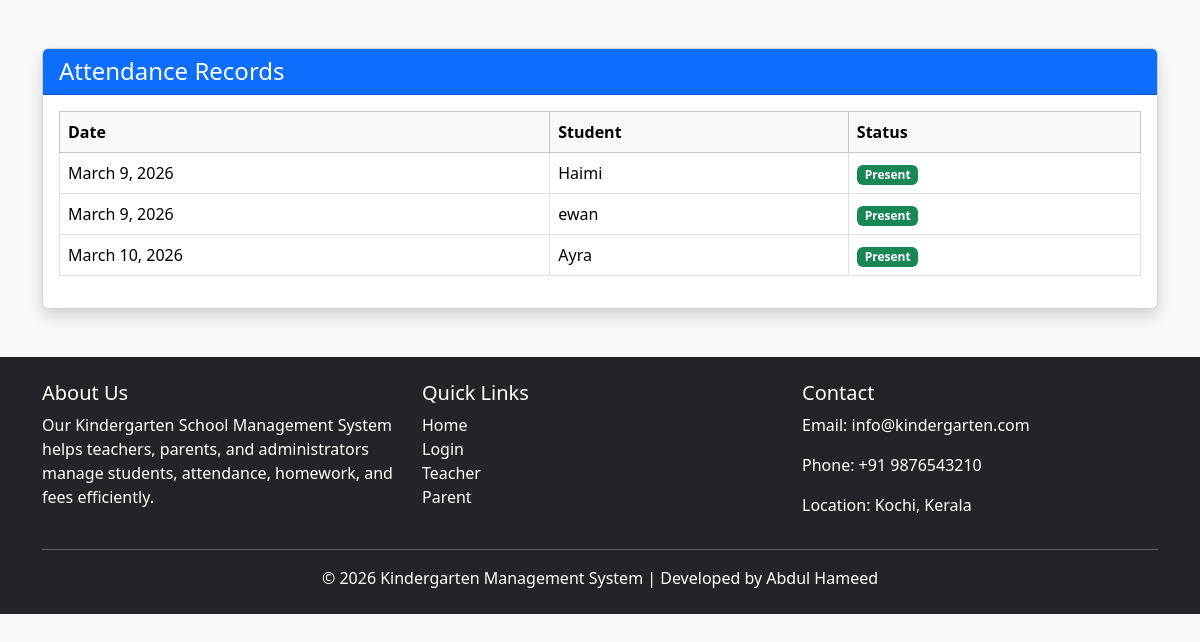
Before: /parent/attendance/ (signed in) with the older database file.
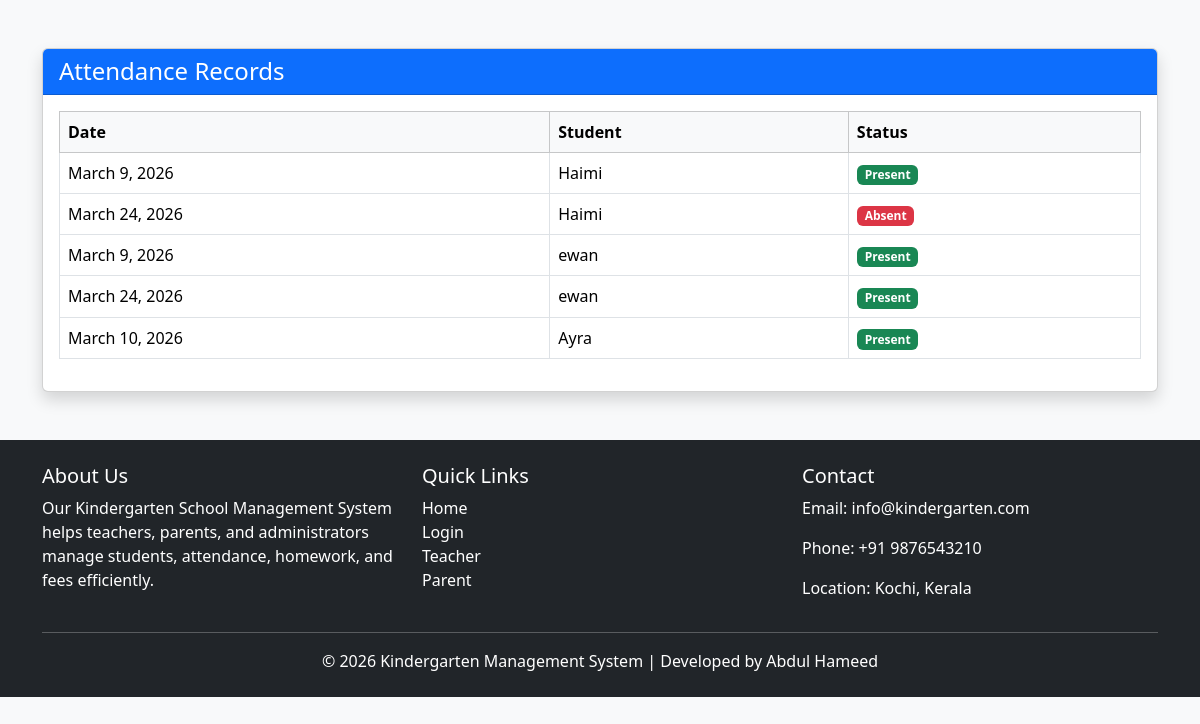
After: the same page with the newer database file.
### MUN_APP/models.py (models this page shows, shortened)
class Attendance(models.Model):
    student = models.ForeignKey(Student, on_delete=models.CASCADE)
    date = models.DateField(default=timezone.now)
    status = models.CharField(
        max_length=10,
        choices=(('Present', 'Present'), ('Absent', 'Absent'))
    )
    class Meta:
        unique_together = ('student', 'date')

class Student(models.Model):
    full_name = models.CharField(max_length=200)
    dob = models.DateField()
    admission_no = models.CharField(max_length=100, unique=True)
    parent = models.ForeignKey(
        userRegistration,
        on_delete=models.CASCADE,
        limit_choices_to={'role': 'parent'}
    )
    class_section = models.ForeignKey(ClassSection, on_delete=models.SET_NULL, null=True)
    address = models.TextField(blank=True, null=True)

### MUN_APP/views.py (the view)
# urls.py: path("parent/attendance/", views.parentAttendance, name="parent_attendance"),
def parentAttendance(request):
    parent_id = request.session.get('user_id')
    students = Student.objects.filter(parent_id=parent_id)
    attendance = Attendance.objects.filter(student__in=students)
    return render(request, "parent/attendance.html", {"attendance": attendance})

### MUN_APP/templates/parent/attendance.html (shortened to what this page needs)
<!DOCTYPE html>
<html>
<head>
    <link href="https://cdn.jsdelivr.net/npm/bootstrap@5.3.2/dist/css/bootstrap.min.css" rel="stylesheet">
</head>
<body class="bg-light">
<div class="container mt-5">
    <div class="card shadow">
        <div class="card-header bg-primary text-white">
            <h4 class="mb-0">Attendance Records</h4>
        </div>
        <div class="card-body">
            <div class="table-responsive">
                <table class="table table-bordered table-hover">
                    <thead class="table-light">
                        <tr>
                            <th>Date</th>
                            <th>Student</th>
                            <th>Status</th>
                        </tr>
                    </thead>
                    <tbody>
                        {% for a in attendance %}
                        <tr>
                            <td>{{ a.date }}</td>
                            <td>{{ a.student.full_name }}</td>
                            <td>
                                {% if a.status == "Present" %}
                                <span class="badge bg-success">Present</span>
                                {% else %}
                                <span class="badge bg-danger">Absent</span>
                                {% endif %}
                            </td>
                        </tr>
                        {% endfor %}
                    </tbody>
                </table>
            </div>
        </div>
    </div>
</div>
{% include "footer.html" %}
</body>
</html>

Changed rows visible on the page:
added Attendance: date "March 24, 2026", student.full_name "Haimi", status "Absent"
added Attendance: date "March 24, 2026", student.full_name "ewan", status "Present"
